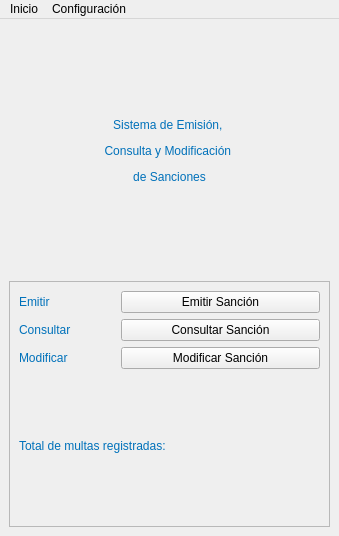
<?xml version="1.0" encoding="UTF-8"?>
<ui version="4.0">
 <class>MainWindow</class>
 <widget class="QMainWindow" name="MainWindow">
  <property name="geometry">
   <rect>
    <x>0</x>
    <y>0</y>
    <width>339</width>
    <height>536</height>
   </rect>
  </property>
  <property name="windowTitle">
   <string>Emisión y Consulta de Sanciones</string>
  </property>
  <property name="windowIcon">
   <iconset>
    <normaloff>:/icons/favicon.ico</normaloff>:/icons/favicon.ico</iconset>
  </property>
  <property name="styleSheet">
   <string notr="true"/>
  </property>
  <property name="toolButtonStyle">
   <enum>Qt::ToolButtonIconOnly</enum>
  </property>
  <property name="animated">
   <bool>true</bool>
  </property>
  <widget class="QWidget" name="centralwidget">
   <layout class="QGridLayout" name="gridLayout_2">
    <item row="1" column="0">
     <widget class="QFrame" name="frame">
      <property name="frameShape">
       <enum>QFrame::StyledPanel</enum>
      </property>
      <property name="frameShadow">
       <enum>QFrame::Raised</enum>
      </property>
      <layout class="QGridLayout" name="gridLayout">
       <item row="3" column="2">
        <widget class="QLabel" name="resultLabel">
         <property name="styleSheet">
          <string notr="true">font: 12pt &quot;MS Shell Dlg 2&quot;;</string>
         </property>
         <property name="text">
          <string/>
         </property>
        </widget>
       </item>
       <item row="3" column="0" colspan="2">
        <widget class="QLabel" name="totalLabel">
         <property name="styleSheet">
          <string notr="true">color: rgb(0, 113, 186);
font: 12pt &quot;MS Shell Dlg 2&quot;;</string>
         </property>
         <property name="text">
          <string>Total de multas registradas:</string>
         </property>
        </widget>
       </item>
       <item row="1" column="1" colspan="2">
        <widget class="QPushButton" name="consultarBoton">
         <property name="styleSheet">
          <string notr="true">font: 10pt &quot;MS Shell Dlg 2&quot;;</string>
         </property>
         <property name="text">
          <string>Consultar Sanción</string>
         </property>
         <property name="shortcut">
          <string>Ctrl+W</string>
         </property>
        </widget>
       </item>
       <item row="2" column="1" colspan="2">
        <widget class="QPushButton" name="modifBoton">
         <property name="styleSheet">
          <string notr="true">font: 10pt &quot;MS Shell Dlg 2&quot;;</string>
         </property>
         <property name="text">
          <string>Modificar Sanción</string>
         </property>
         <property name="shortcut">
          <string>Ctrl+M</string>
         </property>
        </widget>
       </item>
       <item row="0" column="1" colspan="2">
        <widget class="QPushButton" name="emitirBoton">
         <property name="autoFillBackground">
          <bool>true</bool>
         </property>
         <property name="styleSheet">
          <string notr="true">font: 10pt &quot;MS Shell Dlg 2&quot;;</string>
         </property>
         <property name="text">
          <string>Emitir Sanción</string>
         </property>
         <property name="shortcut">
          <string>Ctrl+E</string>
         </property>
         <property name="autoDefault">
          <bool>false</bool>
         </property>
         <property name="default">
          <bool>false</bool>
         </property>
        </widget>
       </item>
       <item row="2" column="0">
        <widget class="QLabel" name="modificarLabel">
         <property name="styleSheet">
          <string notr="true">color: rgb(0, 113, 186);
font: 12pt &quot;MS Shell Dlg 2&quot;;</string>
         </property>
         <property name="text">
          <string>Modificar</string>
         </property>
        </widget>
       </item>
       <item row="0" column="0">
        <widget class="QLabel" name="emitirLabel">
         <property name="styleSheet">
          <string notr="true">color: rgb(0, 113, 186);
font: 12pt &quot;MS Shell Dlg 2&quot;;</string>
         </property>
         <property name="text">
          <string>Emitir</string>
         </property>
        </widget>
       </item>
       <item row="1" column="0">
        <widget class="QLabel" name="consultarLabel">
         <property name="styleSheet">
          <string notr="true">color: rgb(0, 113, 186);
font: 12pt &quot;MS Shell Dlg 2&quot;;</string>
         </property>
         <property name="text">
          <string>Consultar</string>
         </property>
        </widget>
       </item>
      </layout>
     </widget>
    </item>
    <item row="0" column="0">
     <widget class="QLabel" name="logoLabel">
      <property name="styleSheet">
       <string notr="true">font: 20pt &quot;MS Shell Dlg 2&quot;;
color: rgb(0, 113, 186);</string>
      </property>
      <property name="text">
       <string>&lt;html&gt;&lt;head/&gt;&lt;body&gt;&lt;p align=&quot;center&quot;&gt;Sistema de Emisión, &lt;/p&gt;&lt;p align=&quot;center&quot;&gt;Consulta y Modificación &lt;/p&gt;&lt;p align=&quot;center&quot;&gt;de Sanciones&lt;/p&gt;&lt;/body&gt;&lt;/html&gt;</string>
      </property>
     </widget>
    </item>
   </layout>
   <zorder>frame</zorder>
   <zorder>logoLabel</zorder>
  </widget>
  <widget class="QMenuBar" name="menubar">
   <property name="geometry">
    <rect>
     <x>0</x>
     <y>0</y>
     <width>339</width>
     <height>21</height>
    </rect>
   </property>
   <widget class="QMenu" name="menuInicio">
    <property name="title">
     <string>Inicio</string>
    </property>
    <addaction name="actionVer_Evidencias"/>
    <addaction name="actionMultas_para_Operativo"/>
    <addaction name="actionImprimir_Sanciones"/>
    <addaction name="separator"/>
    <addaction name="actionSalir"/>
   </widget>
   <widget class="QMenu" name="menuConfiguraci_n">
    <property name="title">
     <string>Configuración</string>
    </property>
    <addaction name="actionConfigurar_A_o"/>
    <addaction name="actionConfigurar_SBU"/>
   </widget>
   <addaction name="menuInicio"/>
   <addaction name="menuConfiguraci_n"/>
  </widget>
  <action name="actionSalir">
   <property name="text">
    <string>Salir</string>
   </property>
  </action>
  <action name="actionVer_Evidencias">
   <property name="text">
    <string>Ver Evidencias</string>
   </property>
  </action>
  <action name="actionMultas_para_Operativo">
   <property name="text">
    <string>Multas para Operativo</string>
   </property>
  </action>
  <action name="actionImprimir_Sanciones">
   <property name="text">
    <string>Imprimir Sanciones</string>
   </property>
  </action>
  <action name="actionConfigurar_A_o">
   <property name="text">
    <string>Configurar Año</string>
   </property>
  </action>
  <action name="actionConfigurar_SBU">
   <property name="text">
    <string>Configurar SBU</string>
   </property>
  </action>
 </widget>
 <tabstops>
  <tabstop>emitirBoton</tabstop>
  <tabstop>consultarBoton</tabstop>
  <tabstop>modifBoton</tabstop>
 </tabstops>
 <resources>
  <include location="../bin/src/recursos.qrc"/>
 </resources>
 <connections>
  <connection>
   <sender>emitirBoton</sender>
   <signal>clicked()</signal>
   <receiver>MainWindow</receiver>
   <slot>close()</slot>
   <hints>
    <hint type="sourcelabel">
     <x>157</x>
     <y>212</y>
    </hint>
    <hint type="destinationlabel">
     <x>169</x>
     <y>222</y>
    </hint>
   </hints>
  </connection>
  <connection>
   <sender>consultarBoton</sender>
   <signal>clicked()</signal>
   <receiver>MainWindow</receiver>
   <slot>hide()</slot>
   <hints>
    <hint type="sourcelabel">
     <x>157</x>
     <y>262</y>
    </hint>
    <hint type="destinationlabel">
     <x>169</x>
     <y>222</y>
    </hint>
   </hints>
  </connection>
  <connection>
   <sender>actionSalir</sender>
   <signal>triggered()</signal>
   <receiver>MainWindow</receiver>
   <slot>close()</slot>
   <hints>
    <hint type="sourcelabel">
     <x>-1</x>
     <y>-1</y>
    </hint>
    <hint type="destinationlabel">
     <x>169</x>
     <y>235</y>
    </hint>
   </hints>
  </connection>
 </connections>
</ui>
